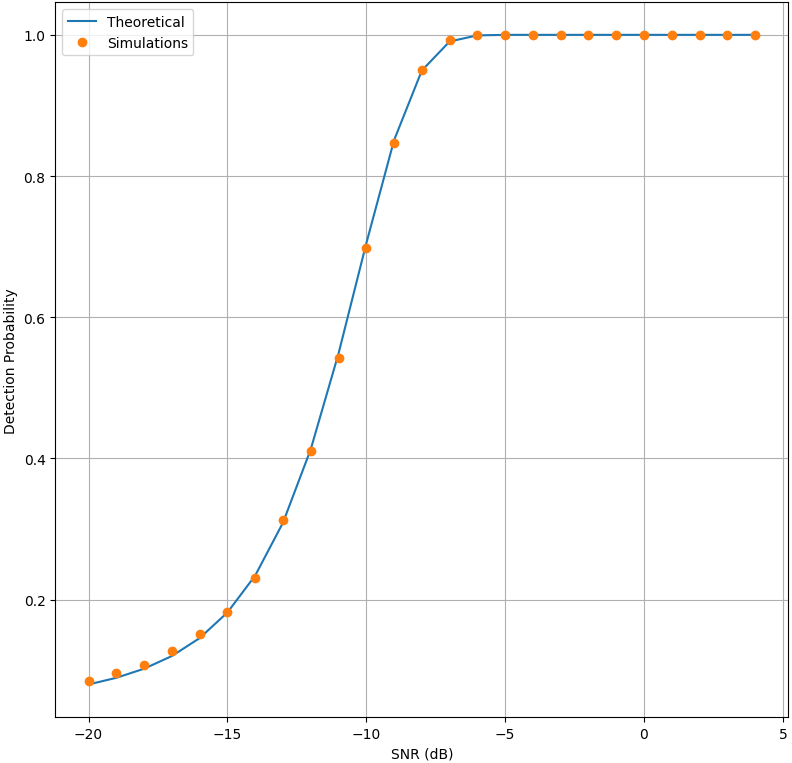

This chart was generated by the following Python code:
import matplotlib.pyplot as plt
import numpy as np
from scipy.stats import norm

if __name__ == "__main__":
    SNR_dB = range(-20, 5)
    L = 1000
    Pf = 0.01
    threshold_constant = (norm.isf(Pf) / np.sqrt(L)) + 1
    threshold = threshold_constant * np.ones(len(SNR_dB))

    Pd_Pr = [0 for i in SNR_dB]
    for i, snr_db in enumerate(SNR_dB):
        SNR = 10 ** (snr_db / 10)
        detect = 0
        for j in range(10000):
            noise = np.random.normal(size=L)
            signal = np.sqrt(SNR) * np.random.normal(size=L)
            received_signal = signal + noise
            received_signal_energy = np.abs(received_signal) ** 2
            test_statistic = (1 / L) * np.sum(received_signal_energy)
            if test_statistic > threshold[i]:
                detect += 1
        Pd_Pr[i] = detect / 10000

    Pd_Th = [
        norm.sf(
            ((threshold_constant - ((10 ** (snr / 10)) + 1)) * L)
            / (np.sqrt(2 * L * (((10 ** (snr / 10)) + 1) ** 2)))
        )
        for snr in SNR_dB
    ]
    plt.plot(SNR_dB, Pd_Th, "-", label="Theoretical")
    plt.plot(SNR_dB, Pd_Pr, "o", label="Simulations")
    plt.xlabel("SNR (dB)")
    plt.ylabel("Detection Probability")
    plt.legend()
    plt.grid()
    plt.savefig("Figure_1.png")
    plt.show()
